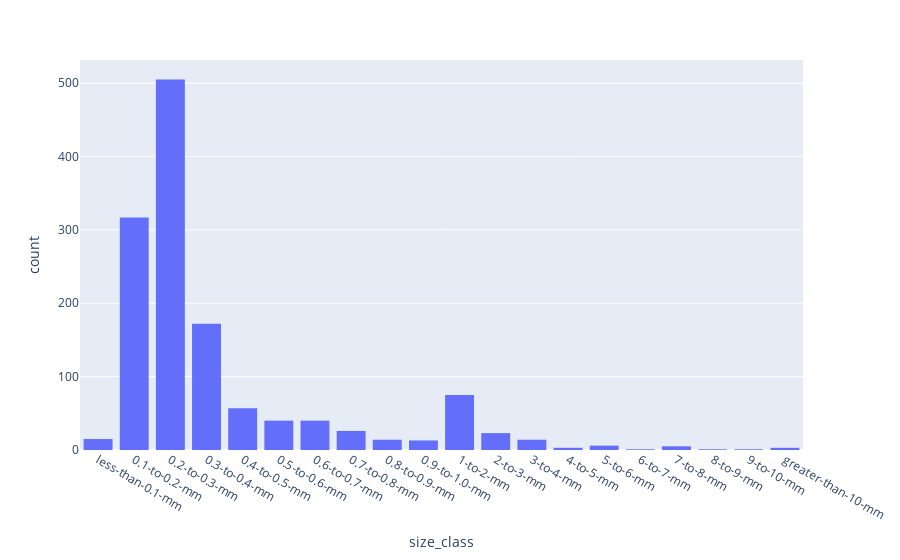

Here is the notebook cell this chart was saved with:
### Code cell
size_class_names = []
for size_class in size_classes:
    size_class_names.append(size_class[0])

fig = px.histogram(df, x='size_class', category_orders={'size_class':size_class_names}    )
fig.show()

### Figure 1 — Plotly figure (JSON) as saved in the notebook; plotly's stock layout.template omitted (floating-point values rounded to 4 significant figures; data arrays with more than 128 entries replaced by an {"elided": "..."} marker saying what was removed)
{"data": [{"alignmentgroup": "True", "bingroup": "x", "hovertemplate": "size_class=%{x}<br>count=%{y}<extra></extra>", "legendgroup": "", "marker": {"color": "#636efa"}, "name": "", "offsetgroup": "", "orientation": "v", "showlegend": false, "type": "histogram", "x": {"elided": "1331 str values"}, "xaxis": "x", "yaxis": "y"}], "layout": {"autosize": true, "barmode": "relative", "legend": {"tracegroupgap": 0}, "margin": {"t": 60}, "xaxis": {"anchor": "y", "autorange": true, "categoryarray": ["less-than-0.1-mm", "0.1-to-0.2-mm", "0.2-to-0.3-mm", "0.3-to-0.4-mm", "0.4-to-0.5-mm", "0.5-to-0.6-mm", "0.6-to-0.7-mm", "0.7-to-0.8-mm", "0.8-to-0.9-mm", "0.9-to-1.0-mm", "1-to-2-mm", "2-to-3-mm", "3-to-4-mm", "4-to-5-mm", "5-to-6-mm", "6-to-7-mm", "7-to-8-mm", "8-to-9-mm", "9-to-10-mm", "greater-than-10-mm"], "categoryorder": "array", "domain": [0, 1], "range": [-0.5, 19.5], "title": {"text": "size_class"}, "type": "category"}, "yaxis": {"anchor": "x", "autorange": true, "domain": [0, 1], "range": [0, 531.6], "title": {"text": "count"}}}}
